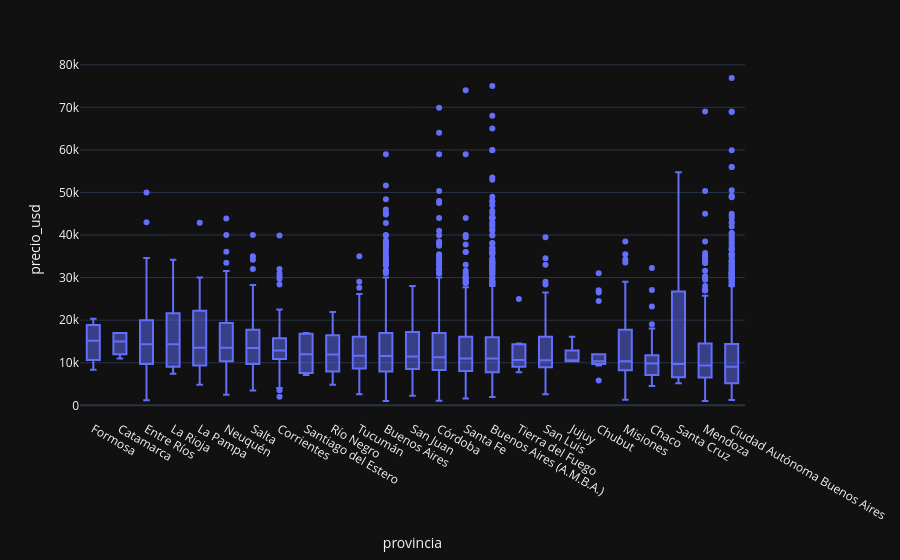

Notebook code for this chart:
### Markdown cell above
### Impacto de la ubicacion geografica sobre los precios 
Analizando los valores de 'precios_usd', se observa que la mediana para todas las provincias es estable (entre 0-20k), pero si existen mayor cantidad de valores elevados y outlers en provincias marcadas.

Expandire el analisis con ANOVA, para determinar si la ubicacion geografica del vehiculo aporta informacion al modelo predictivo.

### Code cell
orden = df.groupby('provincia')['precio_usd'].median().sort_values(ascending=False).index

box = px.box(df,
             x = 'provincia',
             y = 'precio_usd',
             category_orders={'provincia': list(orden)},
             template = 'plotly_dark',
             hover_data='marca',
             ).show()

### Figure 1 — Plotly figure (JSON) as saved in the notebook; plotly's stock layout.template omitted (floating-point values rounded to 4 significant figures; data arrays with more than 128 entries replaced by an {"elided": "..."} marker saying what was removed)
{"data": [{"alignmentgroup": "True", "customdata": {"elided": "4614x1 str values"}, "hovertemplate": "provincia=%{x}<br>precio_usd=%{y}<br>marca=%{customdata[0]}<extra></extra>", "legendgroup": "", "marker": {"color": "#636efa"}, "name": "", "notched": false, "offsetgroup": "", "orientation": "v", "showlegend": false, "type": "box", "x": {"elided": "4614 str values"}, "x0": " ", "xaxis": "x", "y": {"elided": "4614 float values"}, "y0": " ", "yaxis": "y"}], "layout": {"boxmode": "group", "legend": {"tracegroupgap": 0}, "margin": {"t": 60}, "xaxis": {"anchor": "y", "categoryarray": ["Formosa", "Catamarca", "Entre Ríos", "La Rioja", "La Pampa", "Neuquén", "Salta", "Corrientes", "Santiago del Estero", "Río Negro", "Tucumán", "Buenos Aires", "San Juan", "Córdoba", "Santa Fe", "Buenos Aires (A.M.B.A.)", "Tierra del Fuego", "San Luis", "Jujuy", "Chubut", "Misiones", "Chaco", "Santa Cruz", "Mendoza", "Ciudad Autónoma Buenos Aires"], "categoryorder": "array", "domain": [0, 1], "title": {"text": "provincia"}}, "yaxis": {"anchor": "x", "domain": [0, 1], "title": {"text": "precio_usd"}}}}
